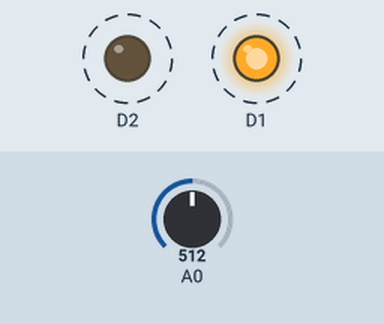
A program run on a simulated ESP8266 (NodeMCU). Shown: output pins drawn as LEDs (lit = HIGH). Dashed ring = blinking. Inputs (shaded band) come from the test bench; at power-on: A0 = 512. What the program prints to the serial monitor is not drawn.

Above: at 0.1 s.
Timing chart, 0 to 3.0 s (numbered marks = the images above):
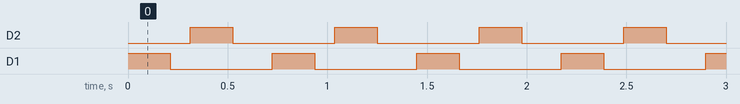

The program:

main.cpp
```cpp
/*
 *  Plant Data Collection with Moisture Sensor and Light Dependen Resistor
 *  Created 06 March 2022
 *  @author Nick Mitchell
 */
#include <Arduino.h>

#include "Sensors.h"
#include "Wifi.h"

// Analog writes pins for each sensor
#define analogSensorPort A0

// Voltage pins for each sensor
#define MoistureSensorEnable D1
#define LDREnable D2

void setup(){
  // Serial port for debugging purposes
  Serial.begin(115200);

  // Setup pins
  pinMode(A0,INPUT);
  pinMode(D1,OUTPUT);
  pinMode(D2,OUTPUT);
}

void loop() {

  // Variables to hold the values for each sensor
  int moistureSensorValue = 0;
  int lightDependentResistorValue = 0;

  // Collect value for both sensors
  SensorSample(MoistureSensorEnable, analogSensorPort, &moistureSensorValue);
  SensorSample(LDREnable, analogSensorPort, &lightDependentResistorValue);

  // Print values to serial monitor
  PrintSensorValues(moistureSensorValue, lightDependentResistorValue);

  // Wait before taking next sample
  delay(100);
}
```

Sensors.h
```cpp
#ifndef SENSORS_H
#define SENSORS_H

#include <Arduino.h>

void SensorSample(int enablePin, int writePin, int *pValue);

void PrintSensorValues(int MoistureSensorValue, int LightDependentResistorValue);

#endif
```

Sensors.cpp
```cpp
#include "Sensors.h"

void SensorSample(int enablePin, int writePin, int *pValue) {
    int tempValue = 0.;

    // Enable sensor
    digitalWrite(enablePin, HIGH);

    // Wait for voltage to settle
    delay(100);

    for (int i = 0; i <= 100; i++)
    {
        tempValue = tempValue + analogRead(writePin);
        delay(1);
    }

    // Write the averaged value to the pointer
    *pValue = tempValue/100.0;

    // Disable the LDR sensor
    digitalWrite(enablePin, LOW);

    // Wait for voltage to settle
    delay(100);
}

/* Print values for each sensor to the serial montior
 * format: Moisture Value: X; Light Value: Y
 */
void PrintSensorValues(int MoistureSensorValue, int LightDependentResistorValue) {
    Serial.print("Moisture Value: ");
    Serial.print(MoistureSensorValue);
    Serial.print("; ");
    Serial.print("Light Value: ");
    Serial.println(LightDependentResistorValue);
}
```

Measured:
- by itself, D2, D1: alternates HIGH for 0.21 s and LOW for 0.51 s
- by itself, everything shown: repeats every 1.4 s, in 7 steps
